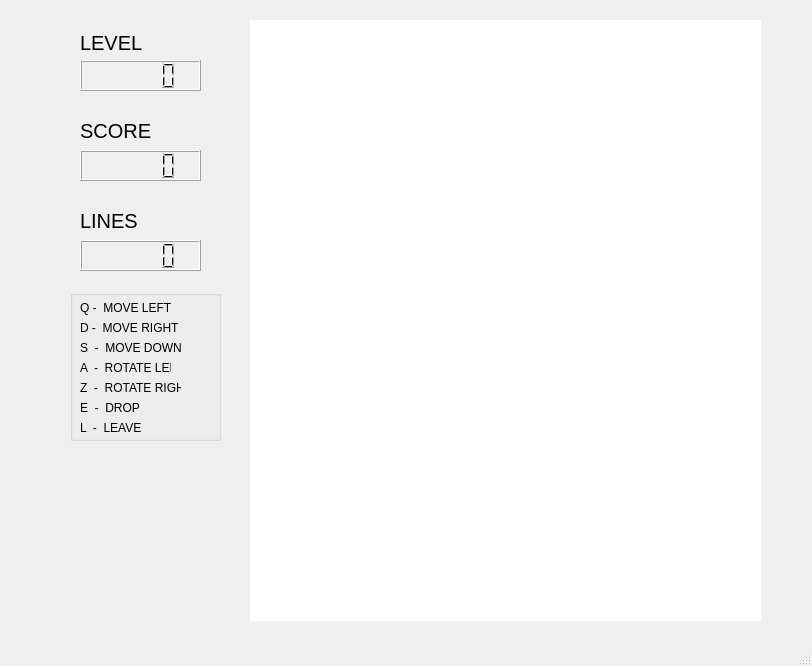
<?xml version="1.0" encoding="UTF-8"?>
<ui version="4.0">
 <class>MainWindow</class>
 <widget class="QMainWindow" name="MainWindow">
  <property name="geometry">
   <rect>
    <x>0</x>
    <y>0</y>
    <width>812</width>
    <height>666</height>
   </rect>
  </property>
  <property name="font">
   <font>
    <kerning>true</kerning>
   </font>
  </property>
  <property name="windowTitle">
   <string>MainWindow</string>
  </property>
  <widget class="QWidget" name="centralwidget">
   <widget class="QGraphicsView" name="myGraphicsView">
    <property name="geometry">
     <rect>
      <x>250</x>
      <y>20</y>
      <width>511</width>
      <height>601</height>
     </rect>
    </property>
    <property name="font">
     <font>
      <kerning>false</kerning>
     </font>
    </property>
    <property name="toolTip">
     <string>&lt;html&gt;&lt;head/&gt;&lt;body&gt;&lt;p&gt;&lt;span style=&quot; font-size:14pt;&quot;&gt;LEVEL&lt;/span&gt;&lt;/p&gt;&lt;/body&gt;&lt;/html&gt;</string>
    </property>
    <property name="styleSheet">
     <string notr="true">border: none; </string>
    </property>
    <property name="verticalScrollBarPolicy">
     <enum>Qt::ScrollBarAlwaysOff</enum>
    </property>
    <property name="horizontalScrollBarPolicy">
     <enum>Qt::ScrollBarAlwaysOff</enum>
    </property>
    <property name="sizeAdjustPolicy">
     <enum>QAbstractScrollArea::AdjustToContents</enum>
    </property>
    <property name="alignment">
     <set>Qt::AlignJustify|Qt::AlignVCenter</set>
    </property>
    <property name="resizeAnchor">
     <enum>QGraphicsView::NoAnchor</enum>
    </property>
   </widget>
   <widget class="QLabel" name="label_level">
    <property name="geometry">
     <rect>
      <x>80</x>
      <y>30</y>
      <width>91</width>
      <height>25</height>
     </rect>
    </property>
    <property name="font">
     <font>
      <pointsize>15</pointsize>
      <kerning>true</kerning>
     </font>
    </property>
    <property name="toolTip">
     <string>&lt;html&gt;&lt;head/&gt;&lt;body&gt;&lt;p align=&quot;justify&quot;&gt;&lt;span style=&quot; font-size:18pt;&quot;&gt;LEVEL&lt;/span&gt;&lt;/p&gt;&lt;/body&gt;&lt;/html&gt;</string>
    </property>
    <property name="lineWidth">
     <number>1</number>
    </property>
    <property name="text">
     <string>LEVEL</string>
    </property>
   </widget>
   <widget class="QLCDNumber" name="lcdLevel">
    <property name="geometry">
     <rect>
      <x>80</x>
      <y>60</y>
      <width>121</width>
      <height>31</height>
     </rect>
    </property>
   </widget>
   <widget class="QLabel" name="label_score">
    <property name="geometry">
     <rect>
      <x>80</x>
      <y>120</y>
      <width>101</width>
      <height>21</height>
     </rect>
    </property>
    <property name="font">
     <font>
      <pointsize>15</pointsize>
      <kerning>true</kerning>
     </font>
    </property>
    <property name="text">
     <string>SCORE</string>
    </property>
   </widget>
   <widget class="QLCDNumber" name="lcdScore">
    <property name="geometry">
     <rect>
      <x>80</x>
      <y>150</y>
      <width>121</width>
      <height>31</height>
     </rect>
    </property>
   </widget>
   <widget class="QLabel" name="label_lines">
    <property name="geometry">
     <rect>
      <x>80</x>
      <y>210</y>
      <width>91</width>
      <height>21</height>
     </rect>
    </property>
    <property name="font">
     <font>
      <pointsize>15</pointsize>
      <kerning>true</kerning>
     </font>
    </property>
    <property name="text">
     <string>LINES</string>
    </property>
   </widget>
   <widget class="QLCDNumber" name="lcdLines">
    <property name="geometry">
     <rect>
      <x>80</x>
      <y>240</y>
      <width>121</width>
      <height>31</height>
     </rect>
    </property>
   </widget>
   <widget class="QGroupBox" name="groupBox">
    <property name="geometry">
     <rect>
      <x>70</x>
      <y>290</y>
      <width>151</width>
      <height>151</height>
     </rect>
    </property>
    <property name="title">
     <string/>
    </property>
    <widget class="QLabel" name="label">
     <property name="geometry">
      <rect>
       <x>10</x>
       <y>10</y>
       <width>91</width>
       <height>16</height>
      </rect>
     </property>
     <property name="text">
      <string>Q -  MOVE LEFT</string>
     </property>
    </widget>
    <widget class="QLabel" name="label_2">
     <property name="geometry">
      <rect>
       <x>10</x>
       <y>30</y>
       <width>111</width>
       <height>16</height>
      </rect>
     </property>
     <property name="text">
      <string>D -  MOVE RIGHT</string>
     </property>
    </widget>
    <widget class="QLabel" name="label_3">
     <property name="geometry">
      <rect>
       <x>10</x>
       <y>50</y>
       <width>101</width>
       <height>16</height>
      </rect>
     </property>
     <property name="text">
      <string>S  -  MOVE DOWN</string>
     </property>
    </widget>
    <widget class="QLabel" name="label_4">
     <property name="geometry">
      <rect>
       <x>10</x>
       <y>70</y>
       <width>49</width>
       <height>16</height>
      </rect>
     </property>
     <property name="text">
      <string/>
     </property>
    </widget>
    <widget class="QLabel" name="label_5">
     <property name="geometry">
      <rect>
       <x>10</x>
       <y>70</y>
       <width>91</width>
       <height>16</height>
      </rect>
     </property>
     <property name="text">
      <string>A  -  ROTATE LEFT</string>
     </property>
    </widget>
    <widget class="QLabel" name="label_6">
     <property name="geometry">
      <rect>
       <x>10</x>
       <y>90</y>
       <width>101</width>
       <height>16</height>
      </rect>
     </property>
     <property name="text">
      <string>Z  -  ROTATE RIGHT</string>
     </property>
    </widget>
    <widget class="QLabel" name="label_7">
     <property name="geometry">
      <rect>
       <x>10</x>
       <y>110</y>
       <width>91</width>
       <height>16</height>
      </rect>
     </property>
     <property name="text">
      <string>E  -  DROP</string>
     </property>
    </widget>
    <widget class="QLabel" name="label_8">
     <property name="geometry">
      <rect>
       <x>10</x>
       <y>130</y>
       <width>61</width>
       <height>16</height>
      </rect>
     </property>
     <property name="text">
      <string>L  -  LEAVE</string>
     </property>
    </widget>
   </widget>
  </widget>
  <widget class="QMenuBar" name="menubar">
   <property name="geometry">
    <rect>
     <x>0</x>
     <y>0</y>
     <width>812</width>
     <height>17</height>
    </rect>
   </property>
  </widget>
  <widget class="QStatusBar" name="statusbar"/>
 </widget>
 <resources/>
 <connections/>
</ui>
